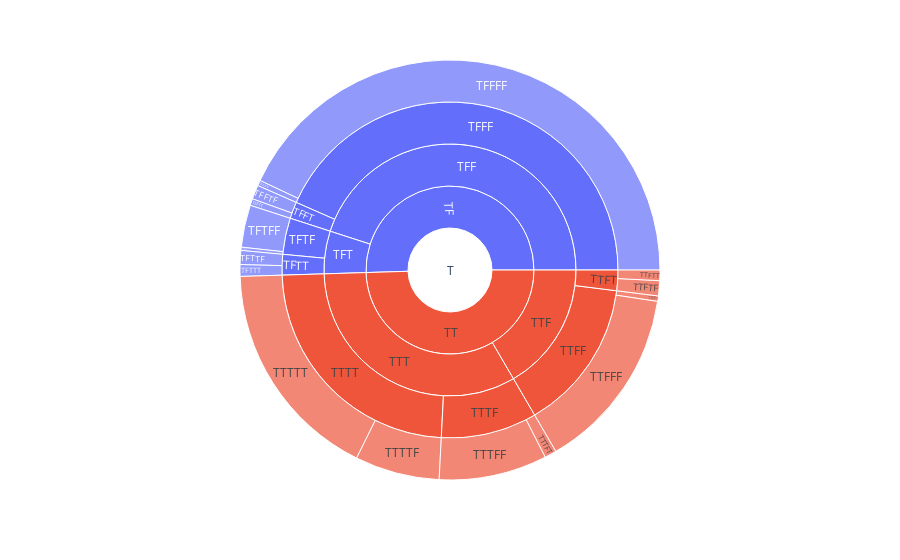

Notebook code cell kept with this figure:
### Code cell
fig = px.sunburst(sun_amount, path=['cohort_yr0_TF', 'cohort_yr1_TF', 'cohort_yr2_TF', 'cohort_yr3_TF', 'cohort_yr4_TF'], values='perc_amount_total', 
                  #color='cohort_yr1_TF'
                 )
fig.show()

### Figure 1 — Plotly figure (JSON) as saved in the notebook; plotly's stock layout.template omitted (floating-point values rounded to 4 significant figures)
{"data": [{"branchvalues": "total", "domain": {"x": [0, 1], "y": [0, 1]}, "hovertemplate": "labels=%{label}<br>perc_amount_total=%{value}<br>parent=%{parent}<br>id=%{id}<extra></extra>", "ids": ["T/TF/TFF/TFFF/TFFFF", "T/TF/TFF/TFFF/TFFFT", "T/TF/TFF/TFFT/TFFTF", "T/TF/TFF/TFFT/TFFTT", "T/TF/TFT/TFTF/TFTFF", "T/TF/TFT/TFTF/TFTFT", "T/TF/TFT/TFTT/TFTTF", "T/TF/TFT/TFTT/TFTTT", "T/TT/TTF/TTFF/TTFFF", "T/TT/TTF/TTFF/TTFFT", "T/TT/TTF/TTFT/TTFTF", "T/TT/TTF/TTFT/TTFTT", "T/TT/TTT/TTTF/TTTFF", "T/TT/TTT/TTTF/TTTFT", "T/TT/TTT/TTTT/TTTTF", "T/TT/TTT/TTTT/TTTTT", "T/TF/TFF/TFFF", "T/TF/TFF/TFFT", "T/TF/TFT/TFTF", "T/TF/TFT/TFTT", "T/TT/TTF/TTFF", "T/TT/TTF/TTFT", "T/TT/TTT/TTTF", "T/TT/TTT/TTTT", "T/TF/TFF", "T/TF/TFT", "T/TT/TTF", "T/TT/TTT", "T/TF", "T/TT", "T"], "labels": ["TFFFF", "TFFFT", "TFFTF", "TFFTT", "TFTFF", "TFTFT", "TFTTF", "TFTTT", "TTFFF", "TTFFT", "TTFTF", "TTFTT", "TTTFF", "TTTFT", "TTTTF", "TTTTT", "TFFF", "TFFT", "TFTF", "TFTT", "TTFF", "TTFT", "TTTF", "TTTT", "TFF", "TFT", "TTF", "TTT", "TF", "TT", "T"], "name": "", "parents": ["T/TF/TFF/TFFF", "T/TF/TFF/TFFF", "T/TF/TFF/TFFT", "T/TF/TFF/TFFT", "T/TF/TFT/TFTF", "T/TF/TFT/TFTF", "T/TF/TFT/TFTT", "T/TF/TFT/TFTT", "T/TT/TTF/TTFF", "T/TT/TTF/TTFF", "T/TT/TTF/TTFT", "T/TT/TTF/TTFT", "T/TT/TTT/TTTF", "T/TT/TTT/TTTF", "T/TT/TTT/TTTT", "T/TT/TTT/TTTT", "T/TF/TFF", "T/TF/TFF", "T/TF/TFT", "T/TF/TFT", "T/TT/TTF", "T/TT/TTF", "T/TT/TTT", "T/TT/TTT", "T/TF", "T/TF", "T/TT", "T/TT", "T", "T", ""], "type": "sunburst", "values": [0.4299, 0.004219, 0.01083, 0.005219, 0.03246, 0.002483, 0.01076, 0.009009, 0.142, 0.004129, 0.01161, 0.008111, 0.08321, 0.009156, 0.06513, 0.1717, 0.4341, 0.01604, 0.03494, 0.01977, 0.1462, 0.01973, 0.09237, 0.2369, 0.4502, 0.05471, 0.1659, 0.3292, 0.5049, 0.4951, 1]}], "layout": {"legend": {"tracegroupgap": 0}, "margin": {"t": 60}}}
